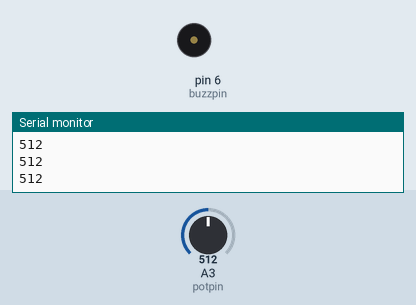
This sketch was run on a simulated Arduino Uno, built with avr-gcc and run on an emulated ATmega328P. On the bench: buzzer (waves = sounding, pin HIGH), the last lines printed to the serial monitor. Inputs (shaded band) come from the test bench; at power-on: A3 (potpin) = 512.

Above: at 1.2 s.
1.3 s: A3 (potpin) set to 993
2.8 s: A3 (potpin) set to 1018
At 3.3 s:
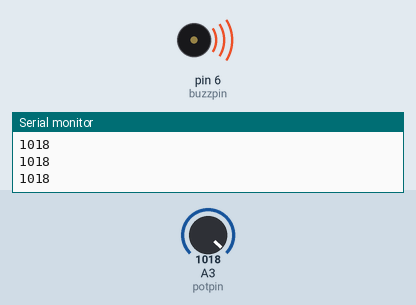
4.3 s: A3 (potpin) set to 990
At 5.5 s:
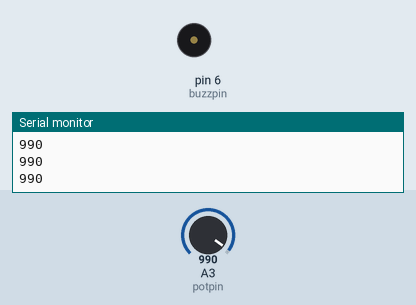
5.8 s: A3 (potpin) set to 1010
At 6.8 s:
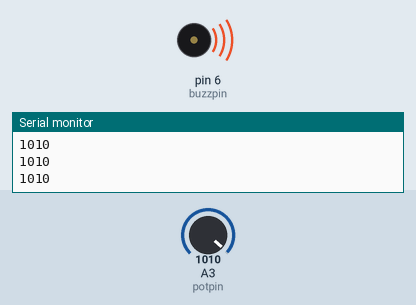
Timing chart, 0 to 8.3 s (numbered marks = the images above; inputs shaded):
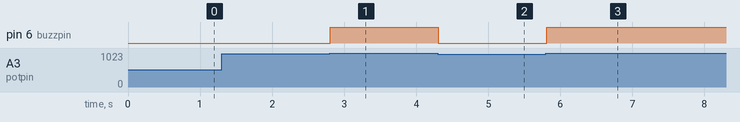

Measured:
- the behaviour switches between 1000 and 1001 on A3 (potpin) (found by bisection; images 0 and 1)
- after the input at 2.8 s, pin 6 (buzzpin): LOW → HIGH at once
- after the input at 4.3 s, pin 6 (buzzpin): HIGH → LOW at once
- after the input at 5.8 s, pin 6 (buzzpin): LOW → HIGH at once

The sketch:

using_buzzer_with_potentiometer.ino
```cpp
int potpin = A3 ;
 int buzzpin = 6 ;
int readval;
int del1 = 1000 ;
void setup() {
  Serial.begin(9600);
pinMode(buzzpin,OUTPUT);

}

void loop() {

readval = analogRead(potpin);
Serial.println(readval);
while(readval > 1000){

digitalWrite(buzzpin,HIGH);
readval = analogRead(A3);
Serial.println(readval);

}
digitalWrite(buzzpin,LOW);
}
```
